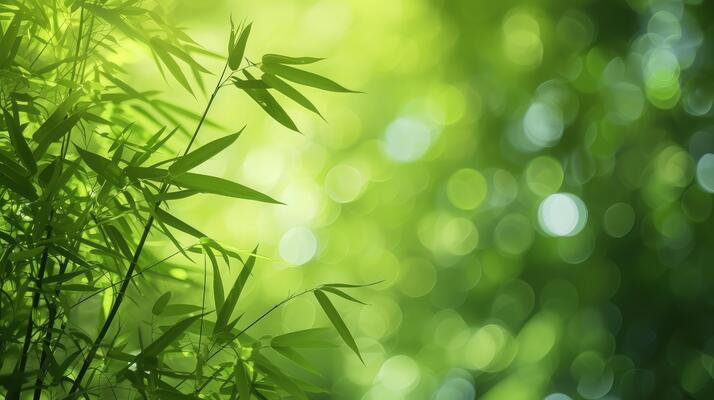
#> input picture Image Operation/Image Enhancement/Gamma Correction/light_nature.jpg, 714 x 400 px
$ python main.py
#> lines starting #> are read from the running program, lines starting #| are printed output that depends on the picture
### Image Operation/Image Enhancement/Gamma Correction/Gamma_Correction.py
import cv2 as cv
import numpy as np
import matplotlib.pyplot as plt


def gamma_correction(image, gamma):
    """
    Apply gamma correction to an image.

    Parameters:
    - image: Input image (numpy array).
    - gamma: Gamma value for correction.

    Returns:
    - Corrected image.
    """
    t = np.array([(i / 255.0) ** (gamma) * 255 for i in np.arange(0, 256)]).astype(np.uint8)
    g = cv.LUT(image, t)

    return g

### Image Operation/Image Enhancement/Gamma Correction/main.py
import cv2 as cv
from matplotlib import pyplot as plt

from Gamma_Correction import gamma_correction

def main():
    img = cv.imread("light_nature.jpg")
#> img is the input picture: shape (400, 714, 3); mean B, G, R 56.2, 150.2, 114.5

    corrected_img = gamma_correction(img, 2)
#> in gamma_correction, `g = cv.LUT(image, t)`:
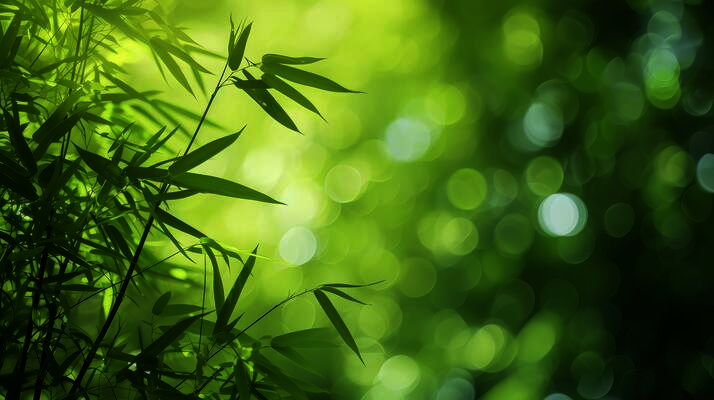
#> g: shape (400, 714, 3); mean B, G, R 18.5, 101.4, 64.6
    corrected_img_rgb = cv.cvtColor(corrected_img, cv.COLOR_BGR2RGB)

    fig, ax = plt.subplots(figsize=(12, 8))
    ax.imshow(corrected_img_rgb)
    ax.set_title("Gamma Corrected Image")

    # cv.cvtColor(corrected_img, cv.COLOR_BGR2RGB).save("gamma_corrected_output.jpg")
    cv.imwrite("gamma_corrected_output_gamma_2.jpg", corrected_img)
    plt.show()

if __name__ == "__main__":
    main()
